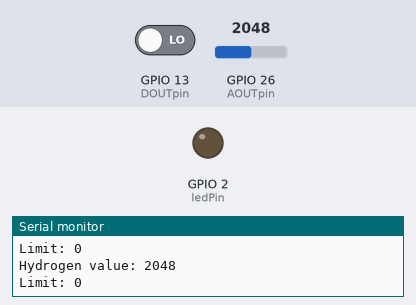
Simulated run of this sketch. Board: ESP32. Parts: output pins drawn as LEDs (lit = HIGH), the last lines printed to the serial monitor. Inputs (shaded band) come from the test bench; at power-on: GPIO 13 (DOUTpin) LOW, GPIO 26 (AOUTpin) = 2048.

Above: at 1.8 s.
1.9 s: GPIO 13 (DOUTpin) driven HIGH
At 3.9 s:
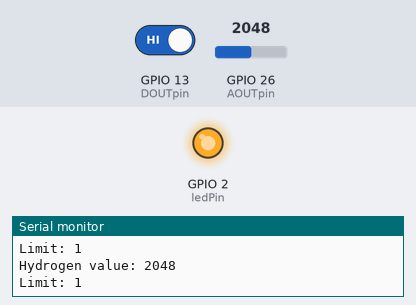
4.5 s: GPIO 13 (DOUTpin) driven LOW
At 6.3 s:
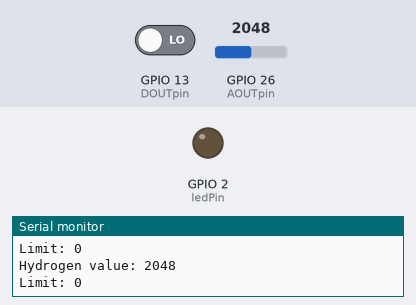
Timing chart, 0 to 7.8 s (numbered marks = the images above; inputs shaded):
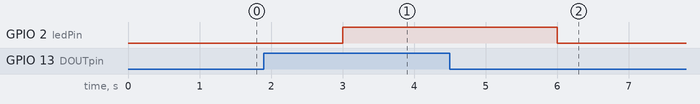

Measured:
- after the input at 1.9 s, GPIO 2 (ledPin): LOW → HIGH after 1.1 s
- after the input at 4.5 s, GPIO 2 (ledPin): HIGH → LOW after 1.5 s

The sketch:

MQ8.ino
```cpp
const int AOUTpin = 26; // the AOUT pin of the hydrogen sensor goes into analog pin 36 (VP) of the ESP32
const int DOUTpin = 13; // the DOUT pin of the hydrogen sensor goes into digital pin 13 of the ESP32
const int ledPin = 2; // the anode of the LED connects to digital pin 2 of the ESP32

int limit = 1000;
int value;

void setup() {
  Serial.begin(115200); // sets the baud rate
  pinMode(DOUTpin, INPUT); // sets the pin as an input to the ESP32
  pinMode(ledPin, OUTPUT); // sets the pin as an output of the ESP32
}

void loop() {
  value = analogRead(AOUTpin); // reads the analog value from the hydrogen sensor's AOUT pin
  limit = digitalRead(DOUTpin); // reads the digital value from the hydrogen sensor's DOUT pin
  Serial.print("Hydrogen value: ");
  Serial.println(value); // prints the hydrogen value
  Serial.print("Limit: ");
  Serial.println(limit); // prints the limit reached as either LOW or HIGH (above or underneath)
  delay(1000);
  if (limit == HIGH) {
    digitalWrite(ledPin, HIGH); // if limit has been reached, LED turns on as status indicator
  } else {
    digitalWrite(ledPin, LOW); // if threshold not reached, LED remains off
  }
}
```
